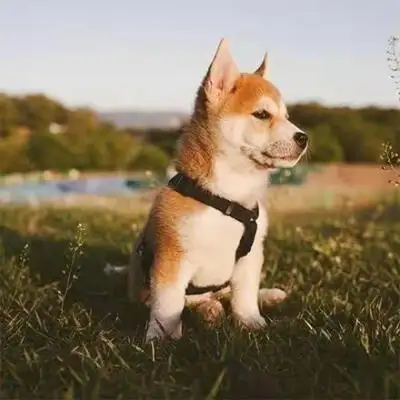
#> input picture src/004-color-space-conversion/img.jpg, 400 x 400 px
$ python color_conversion.py
#> lines starting #> are read from the running program, lines starting #| are printed output that depends on the picture
import cv2
import numpy as np

src = cv2.imread("img.jpg")
#> src is the input picture: shape (400, 400, 3); mean B, G, R 98.2, 121.9, 136.5

# 原本
src = cv2.resize(src, (int(src.shape[1] / 2), int(src.shape[0] / 2)))
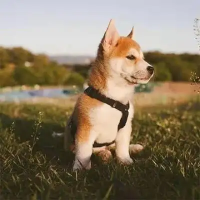
#> src: shape (200, 200, 3); mean B, G, R 98.3, 122, 136.6
cv2.imshow("src", src)

# GRAY
GRAY = cv2.cvtColor(src, cv2.COLOR_BGR2GRAY)
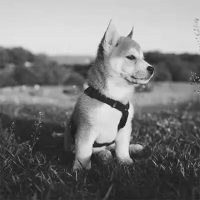
#> GRAY: shape (200, 200); min 24, max 243, mean 123.7
cv2.imshow("GRAY", GRAY)

# Lab
Lab = cv2.cvtColor(src, cv2.COLOR_BGR2LAB)
#> Lab: shape (200, 200, 3); mean of channels 0, 1, 2 129.4, 130.6, 143.9
cv2.imshow("Lab", Lab)

# Ycrcb
YCrCb = cv2.cvtColor(src, cv2.COLOR_BGR2YCrCb)
#> YCrCb: shape (200, 200, 3); mean of channels 0, 1, 2 123.7, 137.3, 113.7
cv2.imshow("YCrCb", YCrCb)

# cvtColor
HSV = cv2.cvtColor(src, cv2.COLOR_BGR2HSV)
#> HSV: shape (200, 200, 3); mean H, S, V 35.2, 102.4, 138.4
cv2.imshow("HSV", HSV)


cv2.waitKey(0)
cv2.destroyAllWindows()
